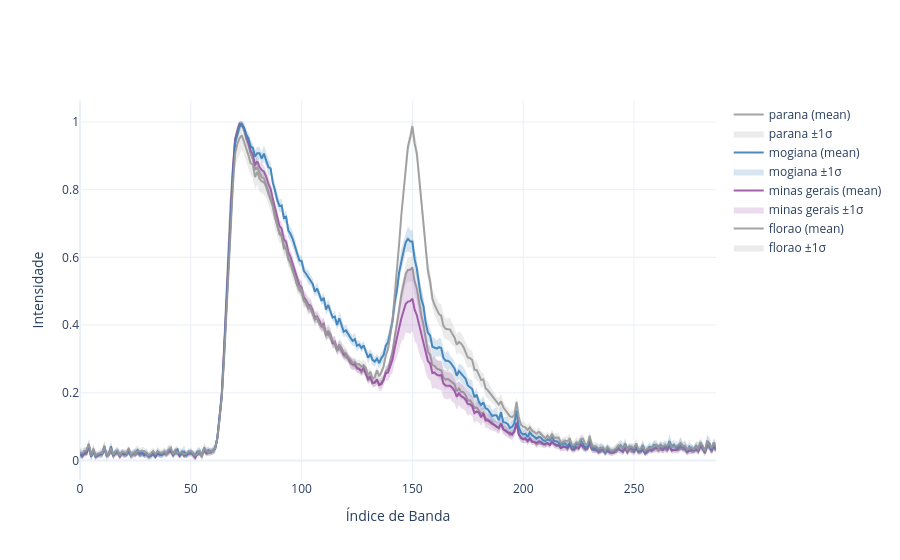

Notebook code cell kept with this figure:
### Code cell
fig = plot_curve_mean_by_region(df,
                    'beverage_type',
                    "",
                    column_class='gourmet')

fig.show()

### Figure 1 — Plotly figure (JSON) as saved in the notebook; plotly's stock layout.template omitted (floating-point values rounded to 4 significant figures; data arrays with more than 128 entries replaced by an {"elided": "..."} marker saying what was removed)
{"data": [{"hoverinfo": "skip", "line": {"width": 0}, "mode": "lines", "showlegend": false, "type": "scatter", "x": {"elided": "288 int values"}, "y": {"elided": "288 float values"}}, {"fill": "tonexty", "fillcolor": "rgba(153, 153, 153, 0.2)", "hoverinfo": "skip", "line": {"width": 0}, "mode": "lines", "name": "florao ±1σ", "type": "scatter", "x": {"elided": "288 int values"}, "y": {"elided": "288 float values"}}, {"line": {"color": "rgba(153, 153, 153, 0.9)", "width": 2}, "mode": "lines", "name": "florao (mean)", "type": "scatter", "x": {"elided": "288 int values"}, "y": {"elided": "288 float values"}}, {"hoverinfo": "skip", "line": {"width": 0}, "mode": "lines", "showlegend": false, "type": "scatter", "x": {"elided": "288 int values"}, "y": {"elided": "288 float values"}}, {"fill": "tonexty", "fillcolor": "rgba(152, 78, 163, 0.2)", "hoverinfo": "skip", "line": {"width": 0}, "mode": "lines", "name": "minas gerais ±1σ", "type": "scatter", "x": {"elided": "288 int values"}, "y": {"elided": "288 float values"}}, {"line": {"color": "rgba(152, 78, 163, 0.9)", "width": 2}, "mode": "lines", "name": "minas gerais (mean)", "type": "scatter", "x": {"elided": "288 int values"}, "y": {"elided": "288 float values"}}, {"hoverinfo": "skip", "line": {"width": 0}, "mode": "lines", "showlegend": false, "type": "scatter", "x": {"elided": "288 int values"}, "y": {"elided": "288 float values"}}, {"fill": "tonexty", "fillcolor": "rgba(55, 126, 184, 0.2)", "hoverinfo": "skip", "line": {"width": 0}, "mode": "lines", "name": "mogiana ±1σ", "type": "scatter", "x": {"elided": "288 int values"}, "y": {"elided": "288 float values"}}, {"line": {"color": "rgba(55, 126, 184, 0.9)", "width": 2}, "mode": "lines", "name": "mogiana (mean)", "type": "scatter", "x": {"elided": "288 int values"}, "y": {"elided": "288 float values"}}, {"hoverinfo": "skip", "line": {"width": 0}, "mode": "lines", "showlegend": false, "type": "scatter", "x": {"elided": "288 int values"}, "y": {"elided": "288 float values"}}, {"fill": "tonexty", "fillcolor": "rgba(153, 153, 153, 0.2)", "hoverinfo": "skip", "line": {"width": 0}, "mode": "lines", "name": "parana ±1σ", "type": "scatter", "x": {"elided": "288 int values"}, "y": {"elided": "288 float values"}}, {"line": {"color": "rgba(153, 153, 153, 0.9)", "width": 2}, "mode": "lines", "name": "parana (mean)", "type": "scatter", "x": {"elided": "288 int values"}, "y": {"elided": "288 float values"}}], "layout": {"title": {"text": ""}, "xaxis": {"title": {"text": "Índice de Banda"}}, "yaxis": {"title": {"text": "Intensidade"}}}}
